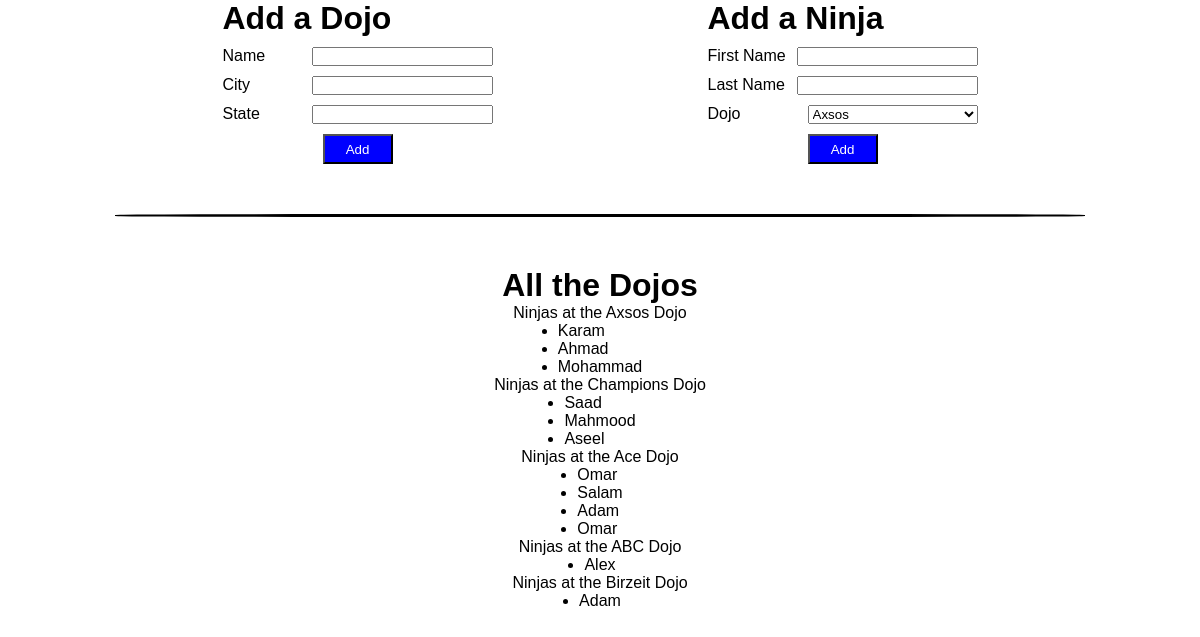
The page / on the database its author committed.
### app_one/models.py (models this page shows)
class Dojo(models.Model):
    name = models.CharField(max_length=255)
    city = models.CharField(max_length=255)
    state = models.CharField(max_length=2)
    desc=models.TextField(default="old_ninja")
    created_at = models.DateTimeField(auto_now_add=True)
    updated_at = models.DateTimeField(auto_now=True)

class Ninja(models.Model):
    first_name = models.CharField(max_length=255)
    last_name = models.CharField(max_length=255)
    dojo = models.ForeignKey(Dojo, related_name="ninjas", on_delete = models.CASCADE)
    created_at = models.DateTimeField(auto_now_add=True)
    updated_at = models.DateTimeField(auto_now=True)

### app_one/views.py (the view)
# urls.py: path('',views.index),
def index(request):
    context={
        'dojos': Dojo.objects.all(),
        'ninjas':Ninja.objects.all()
    }
    return render (request,"index.html",context)

### app_one/templates/index.html (shortened to what this page needs)
<!DOCTYPE html>
<html lang="en">
<head>
</head>
<body>
    <div class="top-page">
        <form class="left" action="/new_dojo" method="post">
            <h1>Add a Dojo</h1>
            <div><label for="">Name</label><input type="text" name="name"></div>
            <div><label for="">City</label><input type="text" name="city"></div>
            <div><label for="">State</label><input type="text" name="state"></div>
            <div class="button">
                <input type="submit" value="Add">
            </div>
        </form>
        <form class="right" action="/new_ninja" method="post">
            <h1>Add a Ninja</h1>
            <div><label for="first-name">First Name</label><input type="text" name="first-name"></div>
            <div><label for="last-name">Last Name</label><input type="text" name="last-name"></div>
            <div><label for="dojo">Dojo</label><select name="dojo" id="dojo">
                {% for i in dojos %}
                <option value="{{i.id}}">{{i.name}}</option>
                {% endfor %}
            </select>
            </div>
            <div class="button">
                <input type="submit" value="Add">
                </div>
        </form>
    </div>
    <div class="line"></div>
    <div class="bottom-page">
        <h1>All the Dojos</h1>
        {% for i in dojos %}
        <p>Ninjas at the {{i.name}} Dojo</p>
        <ul>
            {% for ninja in i.ninjas.all %}
            <li>{{ninja.first_name}}</li>
            {% endfor %}
        </ul>
        {% endfor %}
    </div>
</body>
</html>

### app_one/templates/index.html (style rules this page uses)
* { padding: 0; margin: 0; font-family: Arial, Helvetica, sans-serif; }
body { width: 970px; margin: 0 auto; display: flex; flex-direction: column; gap: 50px; }
.top-page { display: flex; justify-content: space-around; }
.left,.right { display: flex; flex-direction: column; justify-content: space-between; width: 270px; gap: 10px; }
.right div,.left div { display: flex; justify-content: space-between; }
select { width: 170px; }
div.button { display: flex; align-items: center; justify-content: center; }
.button input { background-color: blue; color: white; width: 70px; height: 30px; }
.line { width: 970px; height: 3px; background-color: black; border-radius: 30%; }
.bottom-page { display: flex; flex-direction: column; align-items: center; }

### rows shown on the page
Dojo: name "Axsos"
Ninja: first_name "Karam"
Ninja: first_name "Ahmad"
Ninja: first_name "Mohammad"
Dojo: name "Champions"
Ninja: first_name "Saad"
Ninja: first_name "Mahmood"
Ninja: first_name "Aseel"
Dojo: name "Ace"
Ninja: first_name "Omar"
Ninja: first_name "Salam"
Ninja: first_name "Adam"
Ninja: first_name "Omar"
Dojo: name "ABC"
Ninja: first_name "Alex"
Dojo: name "Birzeit"
Ninja: first_name "Adam"

### other values the page prints
form field dojo "Axsos"
